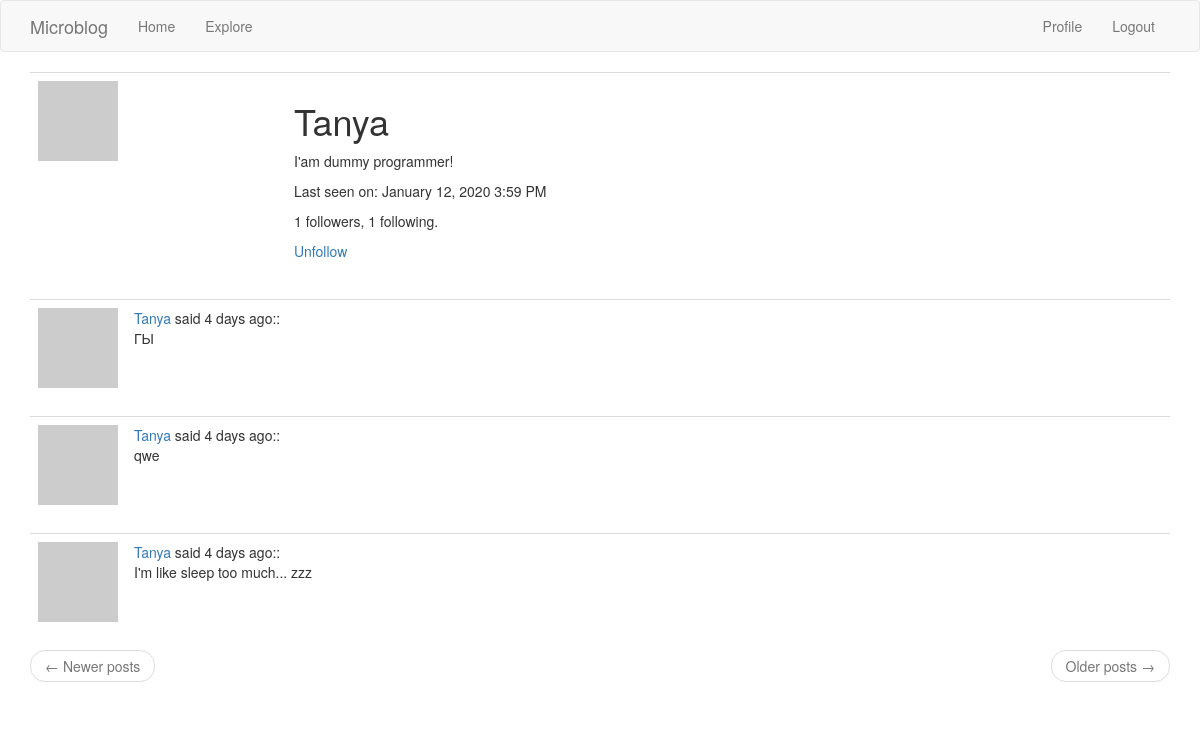
The app's page /user/Tanya (signed in), older data.
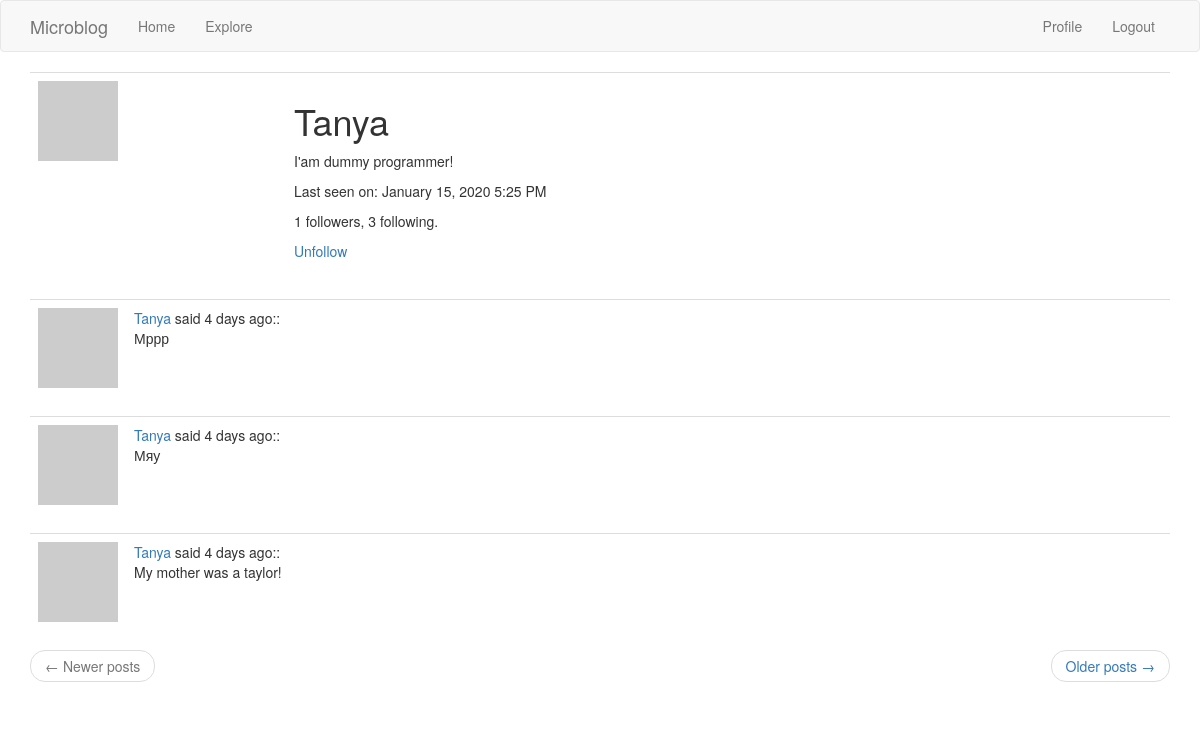
The same page, newer data.
### app/models.py (models this page shows, shortened)
class User(UserMixin, db.Model):
    id = db.Column(db.Integer, primary_key=True)
    username = db.Column(db.String(64), index=True, unique=True)
    email = db.Column(db.String(120), index=True, unique=True)
    password_hash = db.Column(db.String(128))
    posts = db.relationship('Post', backref='author', lazy='dynamic')
    about_me = db.Column(db.String(140))
    last_seen = db.Column(db.DateTime, default=datetime.utcnow)
    followed = db.relationship(
        'User', secondary=followers,
        primaryjoin=(followers.c.follower_id == id),
        secondaryjoin=(followers.c.followed_id == id),
        backref=db.backref('followers', lazy='dynamic'), lazy='dynamic')
    def avatar(self, size):
        digest = md5(self.email.lower().encode('utf-8')).hexdigest()
        return 'https://www.gravatar.com/avatar/{}?d=identicon&s={}'.format(
            digest, size)
    def is_following(self, user):
        return self.followed.filter(
            followers.c.followed_id == user.id).count() > 0

class Post(db.Model):
    id = db.Column(db.Integer, primary_key=True)
    body = db.Column(db.String(140))
    timestamp = db.Column(db.DateTime, index=True, default=datetime.utcnow)
    user_id = db.Column(db.Integer, db.ForeignKey('user.id'))

### app/routes.py (the view)
@app.route('/user/<username>')
@login_required
def user(username):
    user = User.query.filter_by(username=username).first_or_404()
    page = request.args.get('page', 1, type=int)
    posts = user.posts.order_by(Post.timestamp.desc()).paginate(
        page, app.config['POSTS_PER_PAGE'], False)
    if posts.has_next:
        next_url = url_for('user', username=user.username, page=posts.next_num)
    else:
        next_url = None
    if posts.has_prev:
        prev_url = url_for('user', username=user.username, page=posts.prev_num)
    else:
        prev_url = None
    return render_template('user.html', user=user, posts=posts.items,
                           next_url=next_url, prev_url=prev_url)

### app/models.py (called while the page is built)
@login.user_loader
def load_user(id):
    return User.query.get(int(id))

### app/routes.py (called while the page is built)
@app.before_request
def before_request():
    if current_user.is_authenticated:
        current_user.last_seen = datetime.utcnow()
        db.session.commit()

### app/templates/user.html
{% extends "base.html" %}
{% block app_content %}
    <table class="table table-hover">
        <tr>
            <td width="256px"><img src="{{ user.avatar(256) }}"></td>
            <td>
		<h1>{{ user.username }}</h1>
		{% if user.about_me %}<p>{{ user.about_me }}</p>{% endif %}
                {% if user.last_seen %}<p>Last seen on: {{ moment(user.last_seen).format('LLL') }}</p>{% endif %}
		<p>{{ user.followers.count() }} followers, {{ user.followed.count() }} following.</p>
		{% if user == current_user %}
                <p><a href="{{ url_for('edit_profile') }}">Edit your profile</a></p>
		{% elif not current_user.is_following(user) %}
 		<p><a href="{{ url_for('follow', username=user.username) }}">Follow</a></p>
		{% else %}
		<p><a href="{{ url_for('unfollow', username=user.username) }}">Unfollow</a></p>
                {% endif %}
	    </td>
        </tr>
    </table>
    {% for post in posts %}
        {% include '_post.html' %}
    {% endfor %}
    <nav aria-label="...">
        <ul class="pager">
        <li class="previous{% if not prev_url %} disabled{% endif %}">
            <a href="{{ prev_url or '#' }}">
                <span aria-hidden="true">&larr;</span> Newer posts
            </a>
        </li>
        <li class="next{% if not next_url %} disabled{% endif %}">
            <a href="{{ next_url or '#' }}">
                Older posts <span aria-hidden="true">&rarr;</span>
            </a>
        </li>
        </ul>
    </nav>
{% endblock %}

### app/templates/_post.html
<table class="table table-hover">
    <tr>
        <td width="70px">
            <a href="{{ url_for('user', username=post.author.username) }}">
                <img src="{{ post.author.avatar(64) }}" />
            </a>
        </td>
        <td>
            <a href="{{ url_for('user', username=post.author.username) }}">
                {{ post.author.username }}
            </a>
            said {{ moment(post.timestamp).fromNow() }}::
            <br>
            {{ post.body }}
        </td>
    </tr>
</table>

Row changes from the older to the newer data that the page shows:
no longer on this page (row unchanged): Post: author.username "Tanya", timestamp "4 days ago", body "ГЫ"
no longer on this page (row unchanged): Post: author.username "Tanya", timestamp "4 days ago", body "qwe"
no longer on this page (row unchanged): Post: author.username "Tanya", timestamp "4 days ago", body "I'm like sleep too much... zzz"
changed User "Tanya": last_seen "January 12, 2020 3:59 PM" → "January 15, 2020 5:25 PM"
added Post: author.username "Tanya", timestamp "4 days ago", body "Мррр"
added Post: author.username "Tanya", timestamp "4 days ago", body "Мяу"
added Post: author.username "Tanya", timestamp "4 days ago", body "My mother was a taylor!"
Text that changed along with them:
{{ user.followed.count() }}: "1" → "3"
